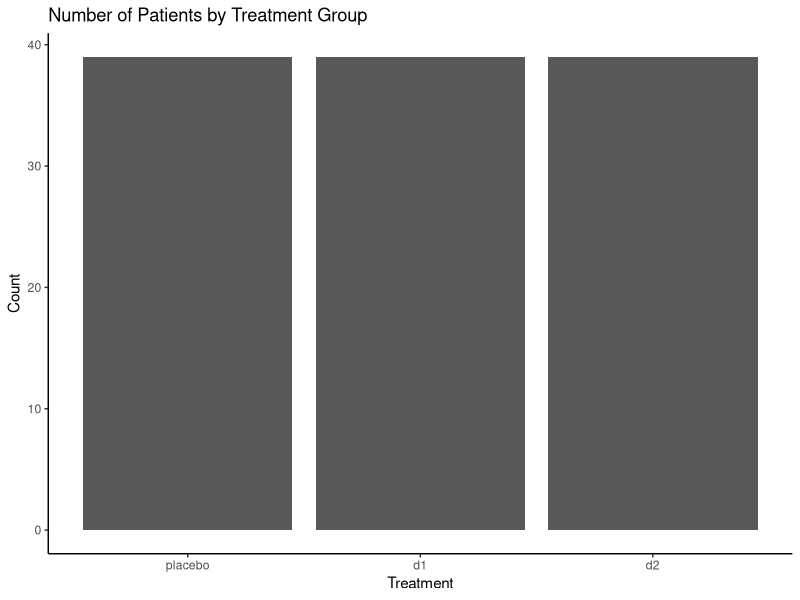
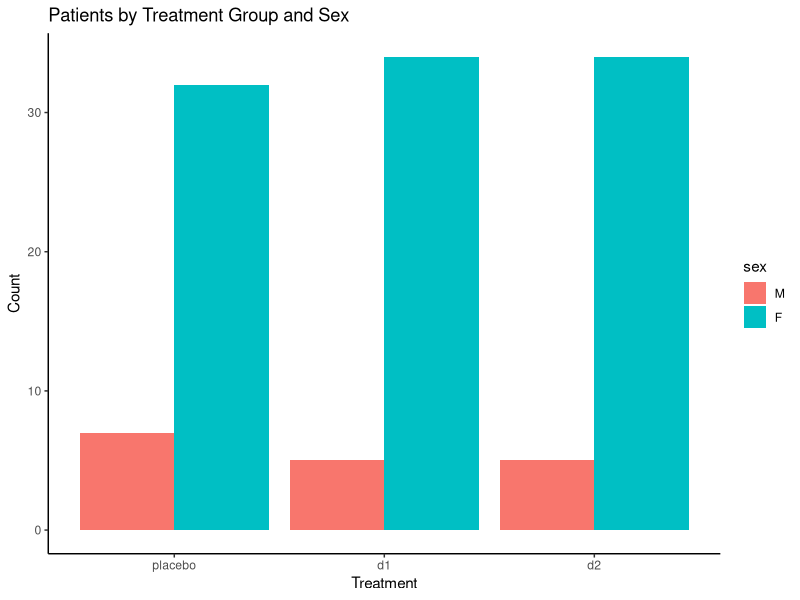
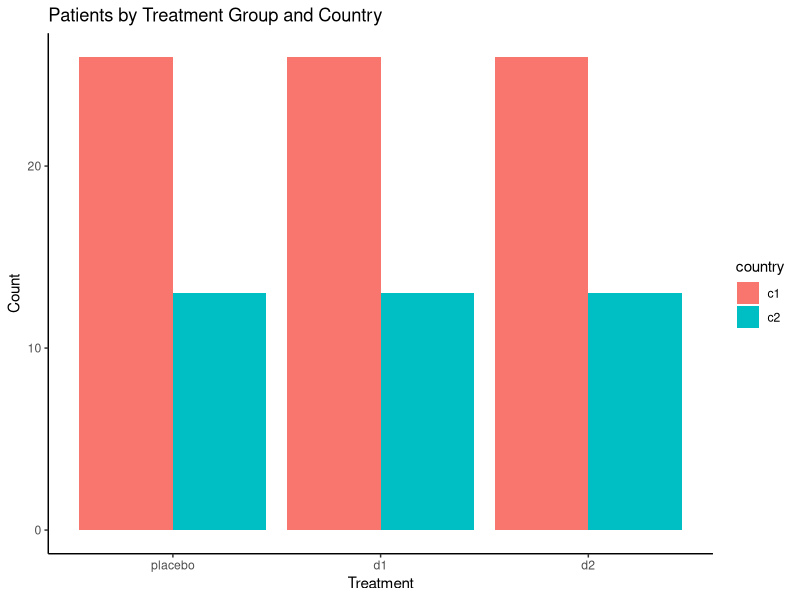
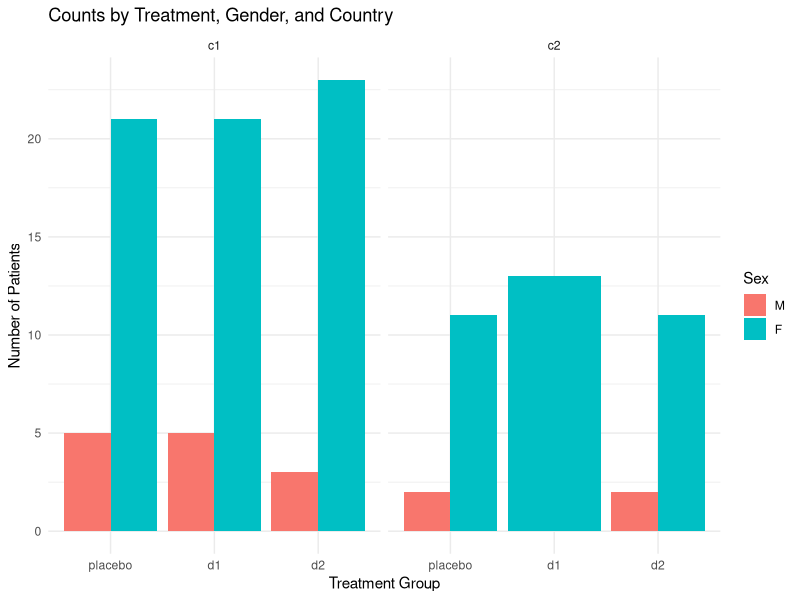
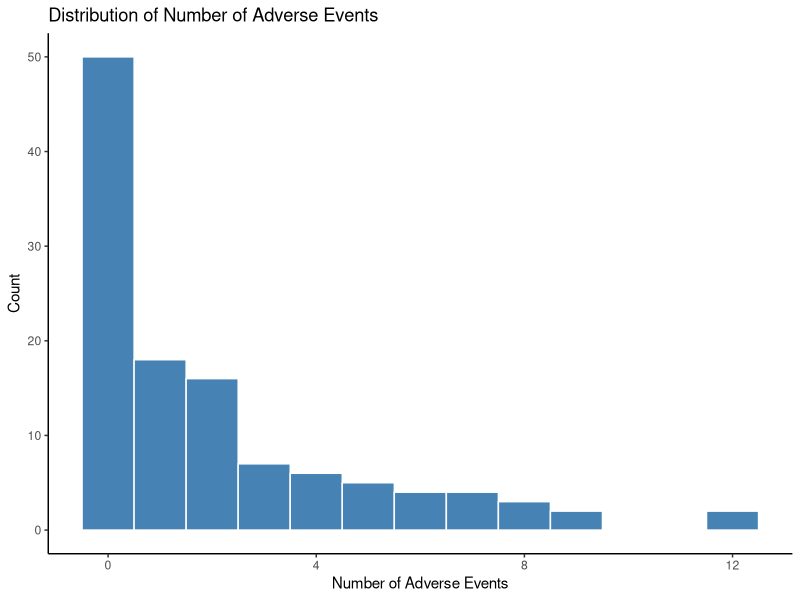
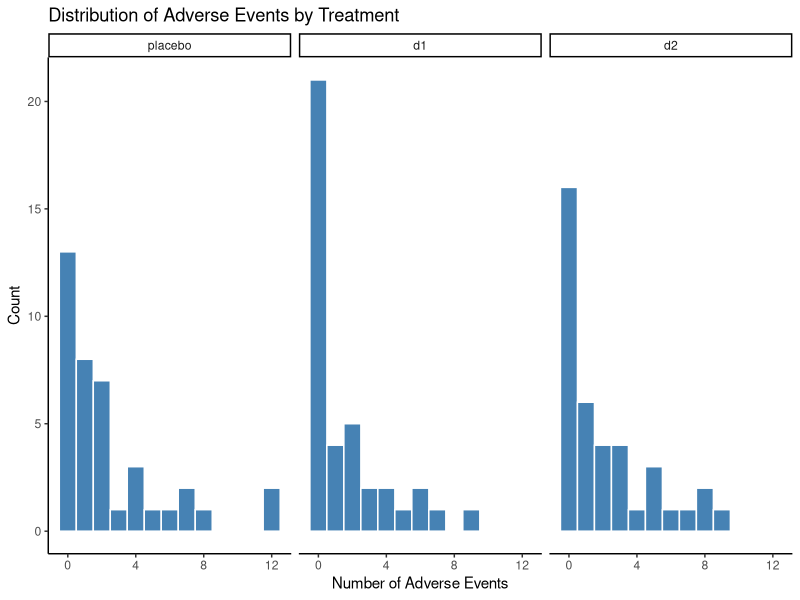
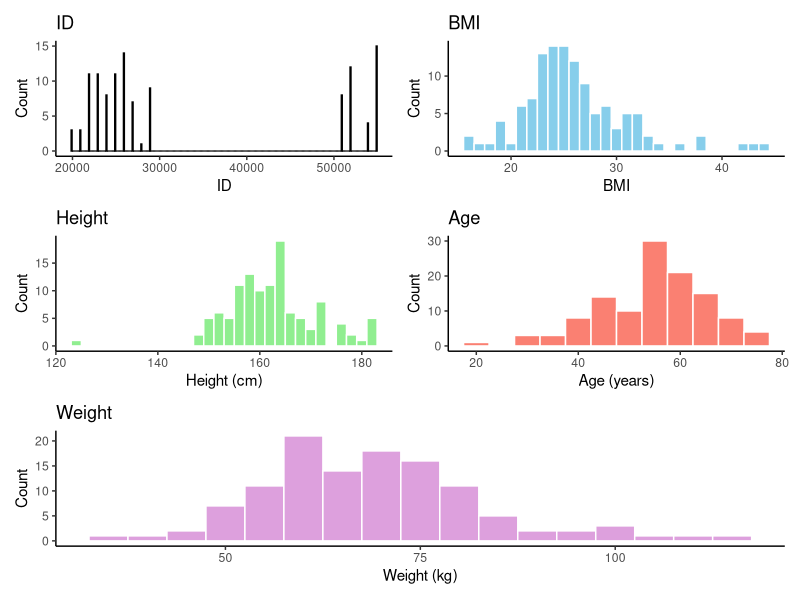

These charts were generated, in order, by the following R code:
## ---- chunk 1
knitr::opts_chunk$set(echo = TRUE)
library(tidyverse)
library(magrittr)
## ---- chunk 2
#install.packages("robustbase")
library(robustbase)
## ---- chunk 3
data(CrohnD)
crohn <- as_tibble(CrohnD)
## ---- chunk 4
glimpse(crohn)
unique(crohn$treat)
unique(crohn$sex)
unique(crohn$country)
## ---- chunk 5
# create a data frame summarizing the variables
variable_summary <- data.frame(
  Variable = c("ID", "nrAdvE", "BMI", "height", "country", "sex", "age", "weight", "treat"),
  Type = c("integer", "integer", "double", "integer", "factor", "factor", "integer", "integer", "factor"),
  Description = c(
    "Unique identifier for each patient",
    "Number of adverse events experienced",
    "Body Mass Index (kg/m^2)",
    "Height of the patient (cm)",
    "Country the patient is from (e.g., c1, c2)",
    "Sex of the patient (M or F)",
    "Age of the patient (years)",
    "Weight of the patient (kg)",
    "Treatment group (placebo, d1, d2)"
  ),
  stringsAsFactors = FALSE
)

# view the table
variable_summary
## ---- chunk 6
summary(crohn$treat)
summary(crohn$sex)
summary(crohn$country)
## ---- chunk 7
ggplot(crohn, aes(x = treat)) +
  geom_bar() +
  labs(title = "Number of Patients by Treatment Group", x = "Treatment", y = "Count") +
  theme_classic()
## ---- chunk 8
ggplot(crohn, aes(x = treat, fill = sex)) +
  geom_bar(position = "dodge") +
  labs(title = "Patients by Treatment Group and Sex", x = "Treatment", y = "Count") +
  theme_classic()
## ---- chunk 9
ggplot(crohn, aes(x = treat, fill = country)) +
  geom_bar(position = "dodge") +
  labs(title = "Patients by Treatment Group and Country", x = "Treatment", y = "Count") +
  theme_classic()
## ---- chunk 10
# Bar plot: x = treatment, fill = gender, facet by country
ggplot(crohn, aes(x = treat, fill = sex)) +
  geom_bar(position = "dodge") +
  facet_wrap(~ country) +
  labs(
    title = "Counts by Treatment, Gender, and Country",
    x = "Treatment Group",
    y = "Number of Patients",
    fill = "Sex"
  ) +
  theme_minimal()
## ---- chunk 11
ggplot(crohn, aes(x = nrAdvE)) +
  geom_histogram(binwidth = 1, fill = "steelblue", color = "white") +
  labs(title = "Distribution of Number of Adverse Events", x = "Number of Adverse Events", y = "Count") +
  theme_classic()
## ---- chunk 12
ggplot(crohn, aes(x = nrAdvE)) +
  geom_histogram(binwidth = 1, fill = "steelblue", color = "white") +
  facet_wrap(~ treat) +
  labs(title = "Distribution of Adverse Events by Treatment", x = "Number of Adverse Events", y = "Count") +
  theme_classic()
## ---- chunk 13
library(patchwork)  # for arranging multiple plots

# histogram for ID (not typically useful, but shown for completeness)
p1 <- ggplot(crohn, aes(x = ID)) +
  geom_histogram(binwidth = 100, fill = "black", color = "black") +
  labs(title = "ID", x = "ID", y = "Count") +
  theme_classic()

# histogram for BMI
p2 <- ggplot(crohn, aes(x = BMI)) +
  geom_histogram(binwidth = 1, fill = "skyblue", color = "white") +
  labs(title = "BMI", x = "BMI", y = "Count") +
  theme_classic()

# histogram for height
p3 <- ggplot(crohn, aes(x = height)) +
  geom_histogram(binwidth = 2, fill = "lightgreen", color = "white") +
  labs(title = "Height", x = "Height (cm)", y = "Count") +
  theme_classic()

# histogram for age
p4 <- ggplot(crohn, aes(x = age)) +
  geom_histogram(binwidth = 5, fill = "salmon", color = "white") +
  labs(title = "Age", x = "Age (years)", y = "Count") +
  theme_classic()

# histogram for weight
p5 <- ggplot(crohn, aes(x = weight)) +
  geom_histogram(binwidth = 5, fill = "plum", color = "white") +
  labs(title = "Weight", x = "Weight (kg)", y = "Count") +
  theme_classic()

# combine plots using patchwork
(p1 | p2) / (p3 | p4) / p5
